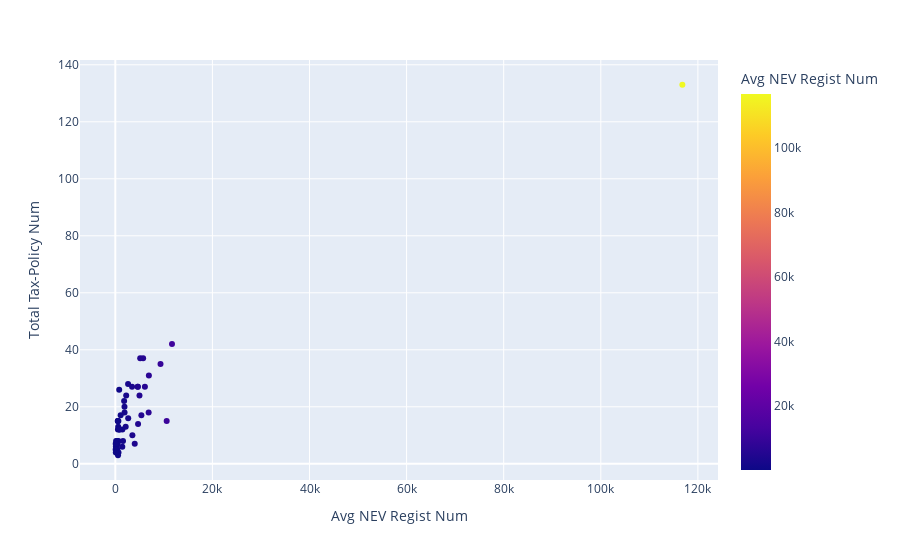

This figure's notebook cell:
### Markdown cell above
# Visualising NEV sales & Tax Policy

### Code cell
fig = px.scatter(df_tax_and_sales, x="Avg NEV Regist Num", y="Total Tax-Policy Num", color="Avg NEV Regist Num" ,hover_data=['Avg NEV Regist Num'])
fig.update_traces(mode="markers", hovertemplate=None)
fig.update_layout(hovermode="x")
fig.show()

### Figure 1 — Plotly figure (JSON) as saved in the notebook; plotly's stock layout.template omitted (floating-point values rounded to 4 significant figures)
{"data": [{"legendgroup": "", "marker": {"color": [646, 119.2, 4980.0, 324.5, 116800.0, 5731.0, 2635, 546.8, 10580.0, 4001, 2143.0, 372.5, 5372.0, 1462.0, 595.8, 656.5, 557.8, 471.5, 637.5, 4634.0, 6096.0, 2656.0, 2244.0, 175.5, 1585.0, 208.5, 402.5, 1893.0, 855.8, 6919, 528.8, 11677, 3458.0, 72, 3520, 1103.0, 5128.0, 4690.0, 508.2, 884, 109.2, 1440.0, 6868.0, 1906.0, 803.5, 4619, 9313.0, 163, 1818, 82], "coloraxis": "coloraxis", "symbol": "circle"}, "mode": "markers", "name": "", "orientation": "v", "showlegend": false, "type": "scatter", "x": [646, 119.2, 4980.0, 324.5, 116800.0, 5731.0, 2635, 546.8, 10580.0, 4001, 2143.0, 372.5, 5372.0, 1462.0, 595.8, 656.5, 557.8, 471.5, 637.5, 4634.0, 6096.0, 2656.0, 2244.0, 175.5, 1585.0, 208.5, 402.5, 1893.0, 855.8, 6919, 528.8, 11677, 3458.0, 72, 3520, 1103.0, 5128.0, 4690.0, 508.2, 884, 109.2, 1440.0, 6868.0, 1906.0, 803.5, 4619, 9313.0, 163, 1818, 82], "xaxis": "x", "y": [8, 6, 24, 6, 133, 37, 28, 12, 15, 7, 13, 8, 17, 12, 13, 4, 3, 7, 15, 27, 27, 16, 24, 5, 8, 7, 5, 20, 12, 31, 15, 42, 27, 5, 10, 17, 37, 14, 15, 12, 4, 6, 18, 18, 26, 27, 35, 8, 22, 7], "yaxis": "y"}], "layout": {"autosize": true, "coloraxis": {"colorbar": {"title": {"text": "Avg NEV Regist Num"}}, "colorscale": [[0, "#0d0887"], [0.1111, "#46039f"], [0.2222, "#7201a8"], [0.3333, "#9c179e"], [0.4444, "#bd3786"], [0.5556, "#d8576b"], [0.6667, "#ed7953"], [0.7778, "#fb9f3a"], [0.8889, "#fdca26"], [1, "#f0f921"]]}, "hovermode": "x", "legend": {"tracegroupgap": 0}, "margin": {"t": 60}, "xaxis": {"anchor": "y", "autorange": true, "domain": [0, 1], "range": [-7243.0, 124100.0], "title": {"text": "Avg NEV Regist Num"}, "type": "linear"}, "yaxis": {"anchor": "x", "autorange": true, "domain": [0, 1], "range": [-7.066, 143.1], "title": {"text": "Total Tax-Policy Num"}, "type": "linear"}}}
